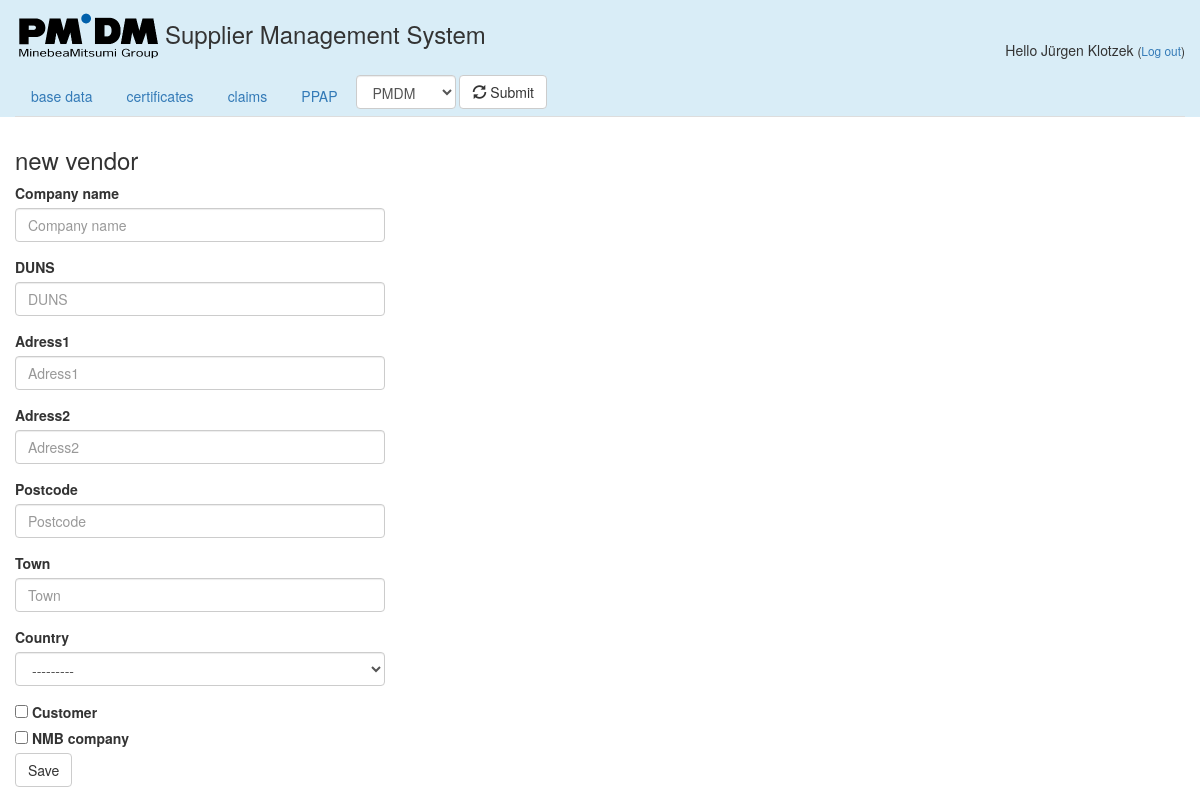
The app's page /SMS/vendor_new/ (signed in) with its own data.
### SMS/models.py (models this page shows, shortened)
class UserProfile(models.Model):
    user = models.OneToOneField(User, on_delete=models.CASCADE)
    firstname = models.CharField(max_length=50)
    lastname = models.CharField(max_length=50)
    function = models.CharField(max_length=50)
    phone = models.CharField(max_length=20)
    email = models.EmailField()
    company = models.ForeignKey(Company, on_delete=models.SET_NULL, null = True)
    isAdmin = models.BooleanField(default=False)
    isStaff = models.BooleanField(default=False)
    activation_key = models.CharField(max_length=40, default='1234')
    class Meta:
        ordering = ('user__username',)

class Company(models.Model):
   name =  models.CharField(max_length=200, unique=True, verbose_name='Company name')
   NMB_company = models.BooleanField(default=False)
   customer = models.BooleanField(default = False)
   belongs_to = models.ForeignKey('self', on_delete=models.SET_NULL, null=True)
   can_be_viewed_by = models.ManyToManyField("self")
   DUNS = models.CharField(max_length=10, unique=True)
   adress1 = models.CharField(max_length=200)
   adress2 = models.CharField(max_length=200, blank=True)
   postcode = models.CharField(max_length=15)
   town = models.CharField(max_length=200)
   country = CountryField()
   def __str__(self):
       return self.name

### SMS/views.py (the view, shortened to what this page needs)
# urls.py: path('vendor_new/', views.vendor_new, name='vendor_new'),
@login_required
def vendor_new(request):
    user_profile = UserProfile.objects.get(user_id=request.user)
    company = Company.objects.get(pk=user_profile.company_id)                   #Hier: Die NMB-company
    vendors=[(vendor.pk, vendor.name) for vendor in Company.objects.filter(can_be_viewed_by__name__startswith=user_profile.company).order_by('name')]
    form = CompanyForm()
    return render(request, 'SMS/form.html',{'user_profile':user_profile, 'company':company, 'vendors':vendors,  'form': form})

### SMS/forms.py
class CompanyForm(forms.ModelForm):
    class Meta:
        model = Company
        fields = ['name', 'DUNS', 'adress1', 'adress2', 'postcode', 'town', 'country', 'customer', 'NMB_company', ]

### SMS/templates/SMS/form.html (shortened to what this page needs)
{% extends 'SMS/base.html' %}
{% block content %}
{% load bootstrap3 %}
{% bootstrap_css %}
<div class="col-md-4">
<h3>
{% if 'vendor_new'  in request.path %}new vendor{% endif %}
 </h3>
    <form method="POST" class="form"  {% if form.is_multipart %}enctype="multipart/form-data"{% endif %} {% if layout != 'vertical' %}class="form-{{ layout }}"{% endif %}>
        {% bootstrap_form form layout='inline' %}
  {% buttons %}
      {% bootstrap_button "Save" name="save" button_type="submit" button_class="btn-default" icon="glyphicon glyphicon-floppy-saved" %}
  {% endbuttons %}
    </form>
</div>
{% endblock %}

### SMS/templates/SMS/base.html (shortened to what this page needs)
{% load staticfiles %}
<!DOCTYPE html>
<html lang="en">
    <head>
        <link rel="stylesheet" href="{% static 'css/bootstrap.min.css' %}">
        <link rel="stylesheet" href="{% static 'css/SMS.css' %}">
    </head>
 <body>
        <div class="bg-info container-fluid">
            <div class="row">
                <div class="col-md-9">
                    <p class="h_3"><img src="{% static "images/PMDM_klein.png" %}" alt="Logo" height=75/>Supplier Management System</p>
                </div>
                <div class="col-md-3 text-right">
                    &nbsp;<br>
                    {% if user.is_authenticated %}
                        <br>
                        <p class="">Hello {{user_profile.firstname}} {{user_profile.lastname}} <small>(<a href="{% url 'logout' %}">Log out</a>)</small></p>
                     {% else %}
                        <h2><a href="{% url 'login' %}"><span class="glyphicon glyphicon-log-in"></span></a></h2>
                    {% endif %}
                </div>
            </div>
            <div class="row">
                <div class="col-md-12">
                    <ul class="nav nav-tabs">
                       <li role="presentation" {% if '/SMS/base_data' in request.path %}class="active"{% endif %}><a href="{% url 'base_data'  company.pk %}">base data</a></li>
                       <li role="presentation" {% if '/SMS/certs/'  in request.path %}class="active"{% endif %}><a href="{% url 'index' %}">certificates</a></li>
                       <li role="presentation" {% if '/SMS/claim' in request.path or '/SMS/D' in request.path %}class="active"{% endif %}><a href="{% url 'claims' company.pk %}">claims</a></li>
                       <li role="presentation" {% if '/SMS/ppaps/'  in request.path %}class="active"{% endif %}><a href="{% url 'index' %}">PPAP</a></li>
                   {% if user_profile.company.NMB_company == True %}
                   <form class="form-inline" action="{% url 'index' %}" method="post">
                   <select id = "vendor_choice" name = "vendor_choice" class="form-control">
                   {% for vendor_nr, vendor in vendors %}
                   <option value="{{ vendor_nr }}" {% if vendor_nr == company.pk %}selected{% endif %}>{{ vendor }}</option>
                   {% endfor %}
                   </select>
                   <button type="submit" class="btn btn-default"> <span class="glyphicon glyphicon-refresh" aria-hidden="true"></span> Submit</button>
                   </form>
                   {% endif %}
                   </ul>
                </div>
            </div>
        </div>
        <div class="container-fluid">
            <div class="row">
            </div>
        </div>
{% block content %}
{% endblock %}
    </body>
</html>

### SMS/static/css/SMS.css (style rules this page uses)
.h_3 { margin-top: 0px; margin-bottom: 0px; font-size: 24px; font-family: inherit; font-weight:500; line-height: 1.1; color: inherit; }

### records on screen
UserProfile: firstname "Jürgen", lastname "Klotzek"
Company: vendor_choice "PMDM"
